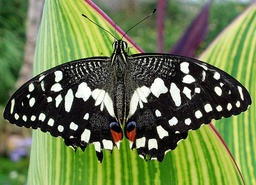
#> input picture hw3_images/butterfly.jpg, 256 x 185 px, shrunk from 493 x 356 before the run
$ python harris_corner.py --window_size 3 --alpha 0.04 --corner_threshold 10000 hw3_images/butterfly.jpg
#> lines starting #> are read from the running program, lines starting #| are printed output that depends on the picture
"""

Usage example:
python harris_corner.py --window_size 3 --alpha 0.04 --corner_threshold 10000 hw3_images/butterfly.jpg

"""

import cv2
import numpy as np
import sys
import getopt
import operator
import math
import matplotlib.pyplot as plt
import matplotlib.image as mpim

def getMatrix(matrix, curr_x, curr_y, v_boundry,  h_boundary):
    return matrix[curr_x - v_boundry:curr_x + h_boundary,curr_y - v_boundry: curr_y + h_boundary]

def findGradMagnitude(img):
    Iy, Ix = np.gradient(img)
    sum_of_sqares = np.square(Iy) + np.square(Ix)
    gradient_magnitude = np.sqrt(sum_of_sqares)
    plt.imshow(gradient_magnitude)

def findCorners(img, window_size, k, thresh):
    """
    Finds and returns list of corners and new image with corners drawn
    :param img: The original image
    :param window_size: The size (side length) of the sliding window
    :param k: Harris corner constant. Usually 0.04 - 0.06
    :param thresh: The threshold above which a corner is counted
    :return:
    """
    #Find x and y derivatives
    dy, dx = np.gradient(img)
    Ixx = dx**2
    Ixy = dy*dx
    Iyy = dy**2
    height = img.shape[0]
    width = img.shape[1]

    cornerList = []
    newImg = img.copy()
    color_img = cv2.cvtColor(newImg, cv2.COLOR_GRAY2RGB)
    offset = math.floor(window_size/2)


    # Loop through image and find our corners
    # and do non-maximum supression
    # this can be also implemented without loop

    print("Finding Corners...")
    for y in range(offset, height-offset):
        for x in range(offset, width-offset):
            X_component = getMatrix(Ixx, y,x, offset, offset+1)
            Y_component = getMatrix(Iyy, y,x, offset, offset+1)
            XY_component = getMatrix(Ixy, y,x, offset, offset+1)

            Mxx = np.sum(X_component)
            Myy = np.sum(Y_component)
            Mxy = np.sum(XY_component)

            determinant = (Mxx * Myy) - (Mxy**2)
            trace = Mxx + Myy
            response = determinant - k * (trace**2)

            if response > thresh:
                cornerList.append([x,y,response]);
                color_img.itemset((y,x, 0), 0)
                color_img.itemset((y,x, 1), 0)
                color_img.itemset((y,x, 2), 255)


    return color_img, cornerList

def main():
    """
    Main parses argument list and runs findCorners() on the image
    :return: None
    """
    args, img_name = getopt.getopt(sys.argv[1:], '', ['window_size=', 'alpha=', 'corner_threshold='])
    args = dict(args)
    print(args)
    window_size = args.get('--window_size')
    k = args.get('--alpha')
    thresh = args.get('--corner_threshold')

    print("Image Name: " + str(img_name[0]))
    print("Window Size: " + str(window_size))
    print("K alpha: " + str(k))
    print("Corner Response Threshold:" + thresh)

    img = cv2.imread(img_name[0])
#> img is the input picture: shape (185, 256, 3); mean B, G, R 77, 123.5, 106.9
    img = cv2.cvtColor(img, cv2.COLOR_RGB2GRAY)
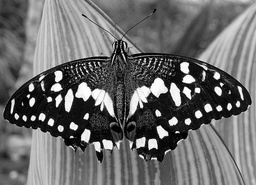
#> img: shape (185, 256); min 0, max 255, mean 107.7

    finalImg, cornerList = findCorners(img, int(window_size), float(k), int(thresh))
#> in findCorners, `dy, dx = np.gradient(img)`:
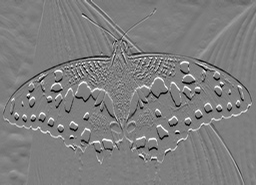
#> dy: shape (185, 256) float64; min -125, max 126.5, mean -0.1; drawn with min black and max white
#> in findCorners, `dy, dx = np.gradient(img)`:
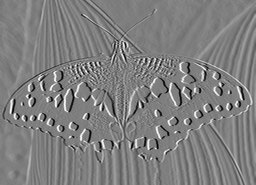
#> dx: shape (185, 256) float64; min -126, max 127, mean 0.3; drawn with min black and max white
#> in findCorners, `Ixy = dy*dx`:
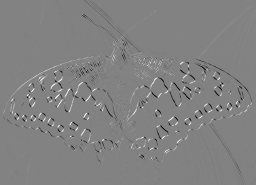
#> Ixy: shape (185, 256) float64; min -14679, max 14042, mean -32.1; drawn with min black and max white
#> in findCorners, `Iyy = dy**2`:
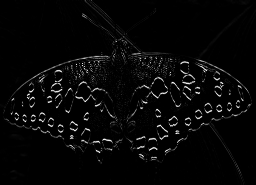
#> Iyy: shape (185, 256) float64; min 0, max 16002.2, mean 477; drawn with min black and max white
#> after the loop in findCorners, `for y in range(offset, height-offset):`:
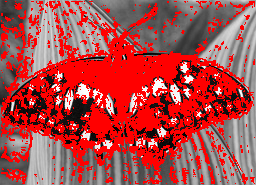
#> color_img: shape (185, 256, 3); mean B, G, R 73.2, 73.2, 171.9
#> after the loop in findCorners, `for y in range(offset, height-offset):`: cornerList = 18328 items, first 6: [5, 1, 10961.3], [6, 1, 11716.7], [15, 1, 22394.2], [21, 1, 16138.7], [31, 1, 55817.9], [32, 1, 27314.8]

    points = np.array(cornerList)
    plot = plt.figure(1)
    plt.imshow(img, cmap="gray")
    plt.plot(points[:,0],points[:,1], 'b.')
    plt.show()
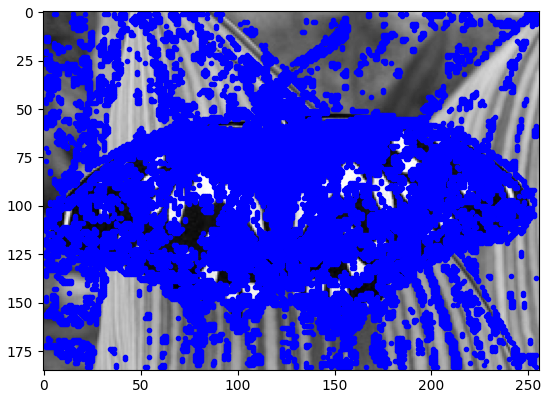
#> figure drawn by matplotlib, 1 panel

    if finalImg is not None:
            cv2.imwrite("finalimage1.png", finalImg)

    # findGradMagnitude(img)


if __name__ == "__main__":
    main()

$ run again, with hw3_images/einstein.jpg copied over hw3_images/butterfly.jpg
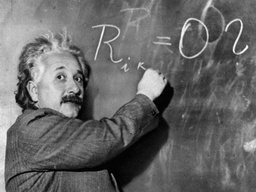
#> input picture hw3_images/einstein.jpg, 256 x 192 px, shrunk from 640 x 480 before the run
#> in main, img is the input picture: shape (192, 256, 3); min 0, max 255, mean 104.2
#> img: shape (192, 256)
#> after the loop in findCorners, `for y in range(offset, height-offset):`:
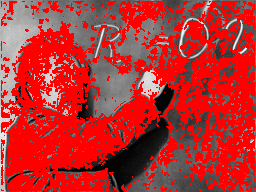
#> color_img: shape (192, 256, 3); mean B, G, R 49.7, 49.7, 182.4
#> after the loop in findCorners, `for y in range(offset, height-offset):`: cornerList = 25576 items
#> in main, `plt.show()`:
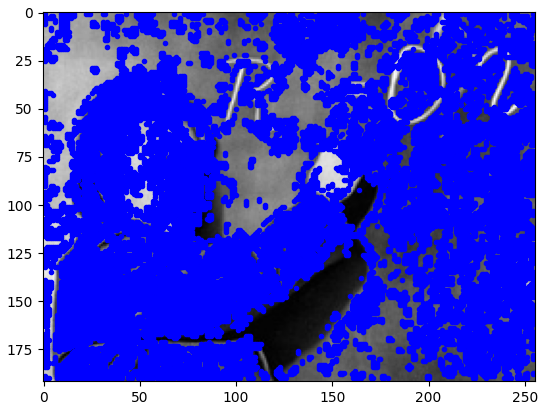
#> figure drawn by matplotlib, 1 panel

$ run again, with hw3_images/fishes.jpg copied over hw3_images/butterfly.jpg
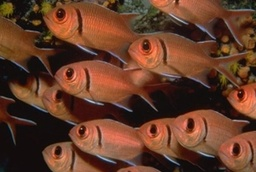
#> input picture hw3_images/fishes.jpg, 256 x 172 px, shrunk from 500 x 335 before the run
#> in main, img is the input picture: shape (172, 256, 3); mean B, G, R 40.9, 60, 100.5
#> img: shape (172, 256)
#> after the loop in findCorners, `for y in range(offset, height-offset):`:
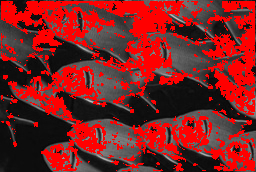
#> color_img: shape (172, 256, 3); mean B, G, R 33.6, 33.6, 123.5
#> after the loop in findCorners, `for y in range(offset, height-offset):`: cornerList = 15526 items, first 6: [1, 1, 42744.3], [2, 1, 866302.2], [3, 1, 3003258.9], [4, 1, 3762299.8], [5, 1, 1709560.3], [6, 1, 1005831.7]
#> in main, `plt.show()`:
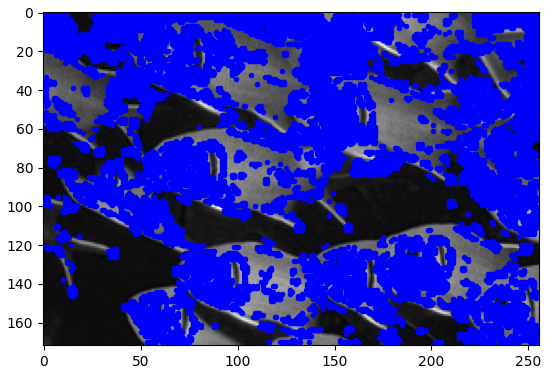
#> figure drawn by matplotlib, 1 panel

$ run again, with hw3_images/house1-2down.jpg copied over hw3_images/butterfly.jpg
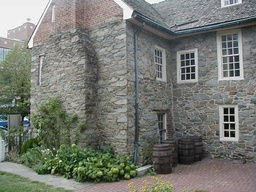
#> input picture hw3_images/house1-2down.jpg, 256 x 192 px, shrunk from 640 x 480 before the run
#> in main, img is the input picture: shape (192, 256, 3); mean B, G, R 113.7, 120.8, 118.1
#> img: shape (192, 256)
#> after the loop in findCorners, `for y in range(offset, height-offset):`: cornerList = 42031 items
#> in main, `plt.show()`:
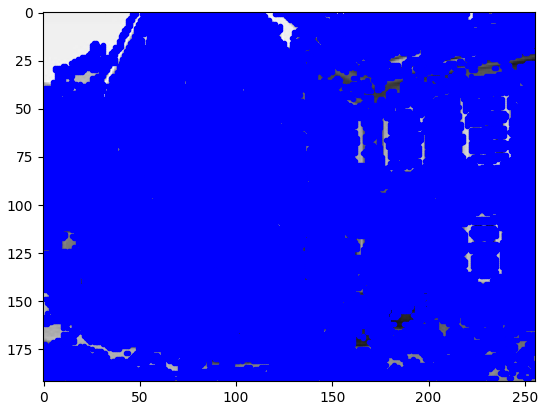
#> figure drawn by matplotlib, 1 panel
